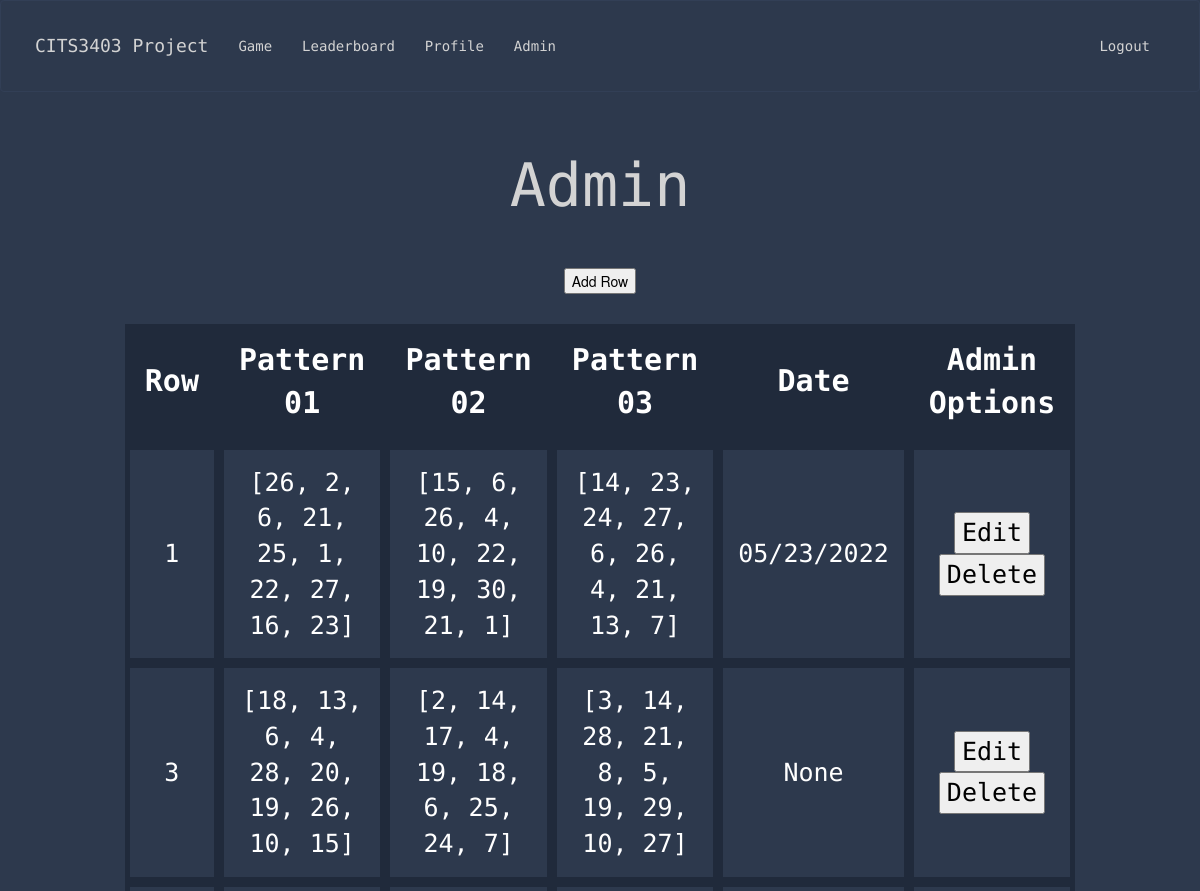
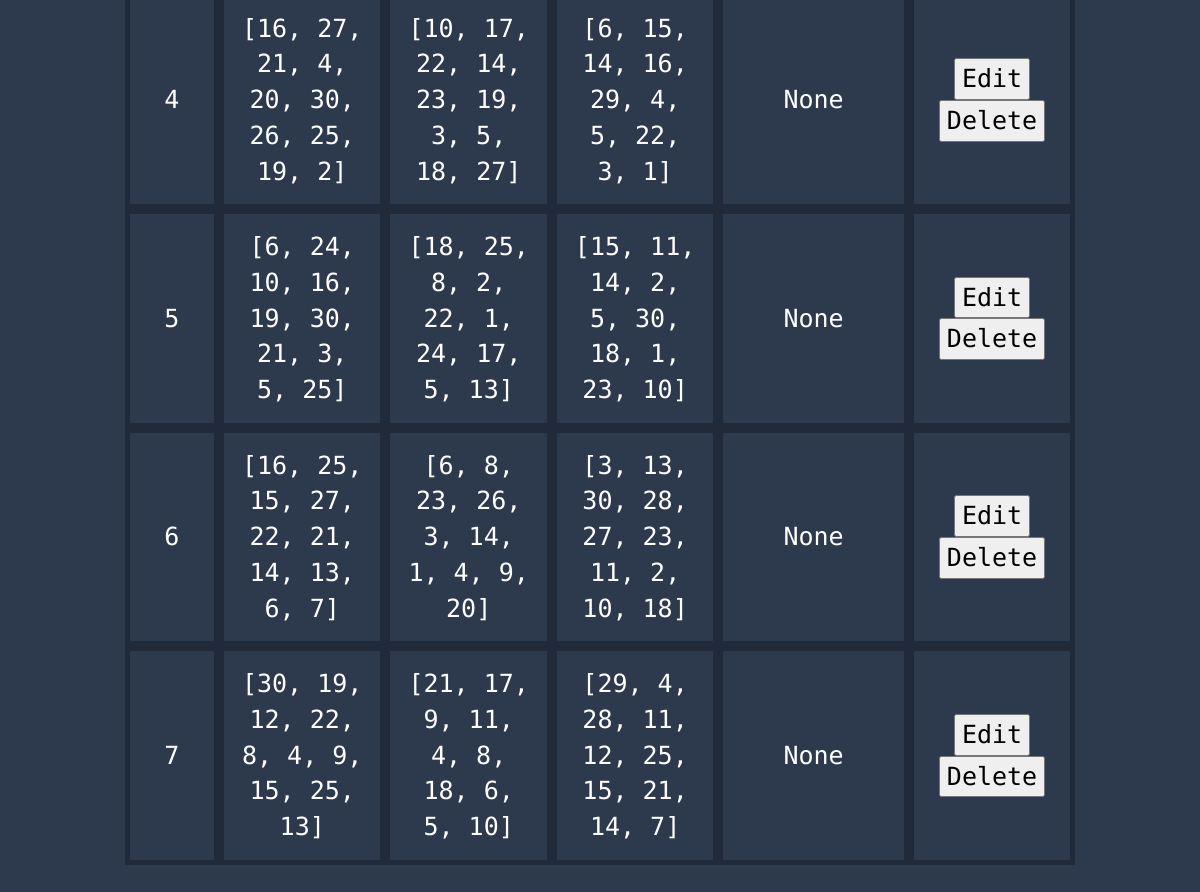
The app's page /admin (signed in) with its own data (2 pictures, top to bottom).
### app/models.py (models this page shows)
class Puzzle(db.Model):
    id = db.Column(db.Integer, primary_key=True)
    puzzle01 = db.Column(db.String(64))
    puzzle02 = db.Column(db.String(64))
    puzzle03 = db.Column(db.String(64))
    date = db.Column(db.String)

### app/routes.py (the view)
@app.route('/admin')
@login_required
def admin():
    id = current_user.id
    if id == 4:
        all_puzzles = Puzzle.query.all()
        return render_template('admin.html', title='Admin', puzzles = all_puzzles)
    else:
        return redirect(url_for('index'))

### app/models.py (called while the page is built)
    @login.user_loader
    def load_user(id):
        return User.query.get(int(id))

### app/templates/admin.html (shortened to what this page needs)
{% extends "base.html" %}
{% block content %}
<body>
    <h1>Admin</h1>
    <form action = "/update_puzzle", methods = "post">
        <button id = 'addData' type = 'button' type ='submit' onclick ='insertPattern()'> Add Row </button>
    </form>
      <table >
        <thead>
            <tr>
                <th> Row </th>
                <th> Pattern 01 </th>
                <th> Pattern 02 </th>
                <th> Pattern 03 </th>
                <th> Date </th>
                <th> Admin Options </th>
            </tr>
        </thead>
        <tbody>
            {% for puzzle in puzzles %}
                <tr>
                    <td> {{ puzzle.id }} </td>
                    <td> {{ puzzle.puzzle01 }} </td>
                    <td> {{ puzzle.puzzle02 }} </td>
                    <td> {{ puzzle.puzzle03 }}</td>
                    <td> {{ puzzle.date}} </td>
                    <td>
                        <button onclick = 'openDateEditor({{puzzle.id}})'data-toggle="modal" data-target="#myModal">Edit</button>
                        <button onclick = 'delRow({{puzzle.id}})'> Delete </button>
                    </td>
                </tr>
            {% endfor %}
        </tbody>
    </table>
</body>
{% endblock %}

### app/static/css/stylesheet.css (style rules this page uses)
head,body { text-align: center; padding-bottom: 50px; }
h1 { padding: 40px; font-size: 60px; }
button, input { color: black !important; }
body { background: #2d394d; color: lightgrey; }
.center, h1 { text-align: center; font-family: 'Source Code Pro', monospace; }
table { border-collapse: separate; font-size: 25px; width: 70%; margin-left: auto; margin-right: auto; margin-top: 30px; font-family: 'Source Code Pro', monospace; }
th, td { border: 5px solid #202a3b; padding: 15px; text-align: center; color: white; margin: none; }
th { font-size: 30px; border-top: none; font-weight: bold; background-color: #202a3b; }

### records on screen
Puzzle: id "1", puzzle01 "[26, 2, 6, 21, 25, 1, 22, 27, 16, 23]", puzzle02 "[15, 6, 26, 4, 10, 22, 19, 30, 21, 1]", puzzle03 "[14, 23, 24, 27, 6, 26, 4, 21, 13, 7]", date "05/23/2022"
Puzzle: id "3", puzzle01 "[18, 13, 6, 4, 28, 20, 19, 26, 10, 15]", puzzle02 "[2, 14, 17, 4, 19, 18, 6, 25, 24, 7]", puzzle03 "[3, 14, 28, 21, 8, 5, 19, 29, 10, 27]", date "None"
Puzzle: id "4", puzzle01 "[16, 27, 21, 4, 20, 30, 26, 25, 19, 2]", puzzle02 "[10, 17, 22, 14, 23, 19, 3, 5, 18, 27]", puzzle03 "[6, 15, 14, 16, 29, 4, 5, 22, 3, 1]", date "None"
Puzzle: id "5", puzzle01 "[6, 24, 10, 16, 19, 30, 21, 3, 5, 25]", puzzle02 "[18, 25, 8, 2, 22, 1, 24, 17, 5, 13]", puzzle03 "[15, 11, 14, 2, 5, 30, 18, 1, 23, 10]", date "None"
Puzzle: id "6", puzzle01 "[16, 25, 15, 27, 22, 21, 14, 13, 6, 7]", puzzle02 "[6, 8, 23, 26, 3, 14, 1, 4, 9, 20]", puzzle03 "[3, 13, 30, 28, 27, 23, 11, 2, 10, 18]", date "None"
Puzzle: id "7", puzzle01 "[30, 19, 12, 22, 8, 4, 9, 15, 25, 13]", puzzle02 "[21, 17, 9, 11, 4, 8, 18, 6, 5, 10]", puzzle03 "[29, 4, 28, 11, 12, 25, 15, 21, 14, 7]", date "None"
